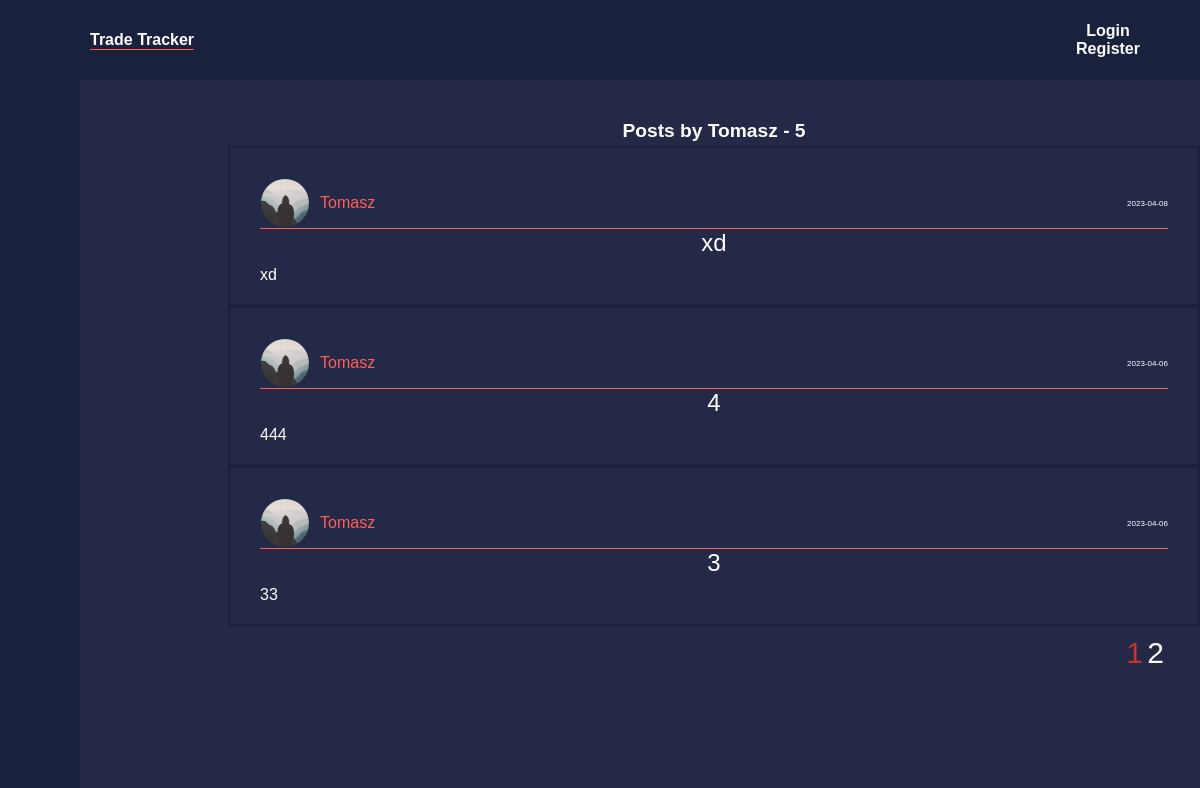
/user/Tomasz, run on the app's committed database.
### tradetracker/models.py (models this page shows, shortened)
class User(db.Model, UserMixin):
    id = db.Column(db.Integer, primary_key=True)
    email = db.Column(db.String(20), unique=True, nullable=False)
    username = db.Column(db.String(120), unique=True, nullable=False)
    image_file = db.Column(db.String(20), nullable=False, default='default.jpg')
    password = db.Column(db.String(60), nullable=False)
    posts = db.relationship('Post', backref='author', lazy=True)

class Post(db.Model):
    id = db.Column(db.Integer, primary_key=True)
    title = db.Column(db.String(100), nullable=False)
    date_posted = db.Column(db.DateTime, nullable=False, default=datetime.utcnow)
    content = db.Column(db.Text, nullable=False)
    user_id = db.Column(db.Integer, db.ForeignKey('user.id'), nullable=False)

### tradetracker/users/routes.py (the view)
@users.route('/user/<string:username>')
def user_posts(username):
    page = request.args.get('page', 1, type=int)
    user = User.query.filter_by(username=username).first_or_404()
    posts = Post.query.filter_by(author=user)\
        .order_by(Post.date_posted.desc())\
        .paginate(page=page, per_page=3)
    return render_template('user_posts.html',posts=posts, user=user)

### tradetracker/templates/user_posts.html
{% extends "layout.html" %}
{% block content %}
    <h1 class="posts_by">Posts by {{ user.username }} - {{ posts.total }}</h1>
    {% for post in posts.items %}
        <article class="media">
            <div class="media-body-posts">
                <div class="post-content">
                    <div class="article-head">
                        <div class="article-profile">
                            <img class="user-img" src="{{ url_for('static', filename='profile_pics/' + post.author.image_file) }}">
                            <a class="article-author" href="{{ url_for('users.user_posts', username=post.author.username) }}">{{ post.author.username}}</a>
                        </div>
                        <small class="article-date">{{ post.date_posted.strftime('%Y-%m-%d') }}</small>
                    </div>
                    <a class="article-title post-link" href="{{ url_for('posts.post', post_id=post.id ) }}"> {{ post.title }}</a>
                    <p class="article-content"> {{ post.content }}</p>
                </div>
            </div>
        </article>
    {% endfor %}
    <div class="page-container">
    {% for page_num in posts.iter_pages(left_edge=1, right_edge=1, left_current=1, right_current=2) %}
        {% if page_num %}
            {% if posts.page == page_num %}
                <a class="page_num" id="current_page" href="{{ url_for('users.user_posts', username=user.username, page=page_num) }}">{{ page_num }}</a>
            {% else %}
                <a class="page_num" href="{{ url_for('users.user_posts', username=user.username, page=page_num) }}">{{ page_num }}</a>
            {% endif %}
        {% else %}
            ...
        {% endif %}
    {% endfor %}
    </div>
{% endblock content %}

### tradetracker/static/main.css (style rules this page uses)
* { margin: 0; padding: 0; box-sizing: border-box; font-family: Verdana, Geneva, Tahoma, sans-serif; }
body { background-color: #232946; height: 100%; overflow: auto; }
.user-img { width: 50px; border-radius: 100%; border: 1px solid #232946; }
.media { font-size: 25px; color: white; border: 2px solid #1A213D; }
.post-content { background-color: #232946; margin-top: 10px; padding: 20px; margin-left: 10px; margin-right: 10px; }
.article-head { display: flex; align-items: center; justify-content: space-between; font-size: 16px; border-bottom: 1px solid #FF5F5C; }
.article-author { font-family: 'Franklin Gothic Medium', 'Arial Narrow', Arial, sans-serif; color: #FF5F5C; text-decoration: none; font-size: 16px; }
.article-profile { display: flex; align-items: center; gap: 10px; }
.article-date { font-size: 8px; margin-left: auto; }
.article-title { display: flex; transition: color 0.3s; text-decoration: none; font-size: 1.5rem; color: white; margin: auto; justify-content: center; }
.article-content { margin-top: 1%; font-size: 1rem; }
.page_num { font-size: 1rem; color: white; text-decoration: none; }
.page-container { float: right; margin-right: 3vw; margin-top: 10px; color: white; }
#current_page { color:#D32F2F; }
.posts_by { text-align: center; font-size: 1.2rem; color: white; margin-bottom: 0.5vh; }
@media only screen and (min-width: 1000px) and (max-width: 1650px) { .page_num { font-size: 30px; } }

### data on the page
User: username "Tomasz"
Post: image_file (placeholder picture), author.username "Tomasz", date_posted "2023-04-08", title "xd", content "xd"
Post: image_file (placeholder picture), author.username "Tomasz", date_posted "2023-04-06", title "4", content "444"
Post: image_file (placeholder picture), author.username "Tomasz", date_posted "2023-04-06", title "3", content "33"

### other printed values
{{ posts.total }} "5"
{{ page_num }} "1"
{{ page_num }} "2"
